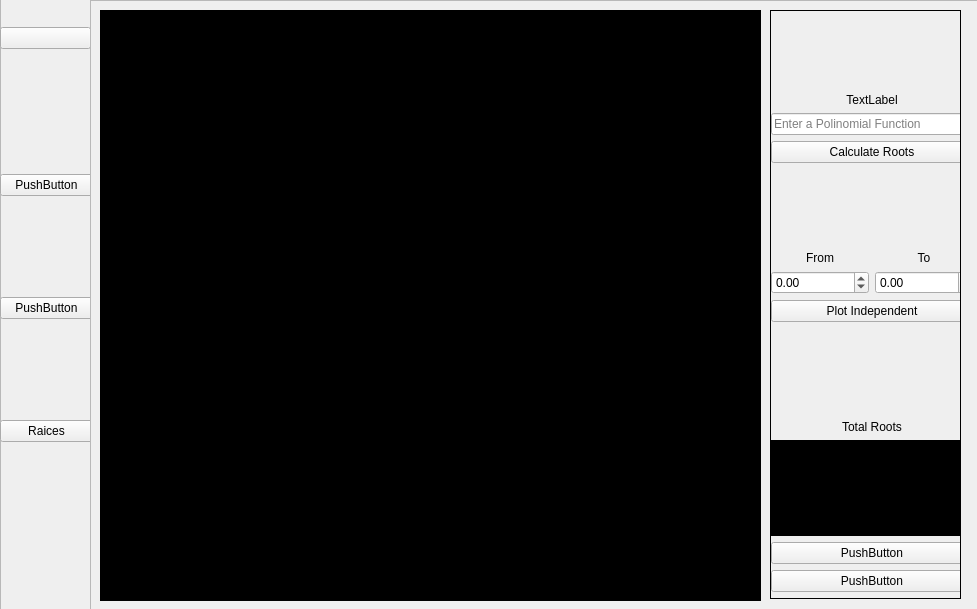
<?xml version="1.0" encoding="UTF-8"?>
<ui version="4.0">
 <class>MainWindow</class>
 <widget class="QMainWindow" name="MainWindow">
  <property name="geometry">
   <rect>
    <x>0</x>
    <y>0</y>
    <width>977</width>
    <height>609</height>
   </rect>
  </property>
  <property name="windowTitle">
   <string>MainWindow</string>
  </property>
  <property name="iconSize">
   <size>
    <width>30</width>
    <height>30</height>
   </size>
  </property>
  <widget class="QWidget" name="centralwidget">
   <widget class="QFrame" name="menuIzquierdo">
    <property name="geometry">
     <rect>
      <x>0</x>
      <y>-1</y>
      <width>91</width>
      <height>611</height>
     </rect>
    </property>
    <property name="frameShape">
     <enum>QFrame::StyledPanel</enum>
    </property>
    <property name="frameShadow">
     <enum>QFrame::Raised</enum>
    </property>
    <widget class="QWidget" name="verticalLayoutWidget">
     <property name="geometry">
      <rect>
       <x>0</x>
       <y>80</y>
       <width>93</width>
       <height>461</height>
      </rect>
     </property>
     <layout class="QVBoxLayout" name="verticalLayout">
      <item>
       <widget class="QPushButton" name="pushButton_3">
        <property name="text">
         <string>PushButton</string>
        </property>
       </widget>
      </item>
      <item>
       <widget class="QPushButton" name="pushButton_6">
        <property name="text">
         <string>PushButton</string>
        </property>
       </widget>
      </item>
      <item>
       <widget class="QPushButton" name="btn_raices">
        <property name="text">
         <string>Raices</string>
        </property>
        <property name="icon">
         <iconset theme="labplot-xy-fourier-transform-curve"/>
        </property>
        <property name="iconSize">
         <size>
          <width>25</width>
          <height>25</height>
         </size>
        </property>
       </widget>
      </item>
     </layout>
    </widget>
    <widget class="QWidget" name="verticalLayoutWidget_2">
     <property name="geometry">
      <rect>
       <x>0</x>
       <y>-1</y>
       <width>91</width>
       <height>81</height>
      </rect>
     </property>
     <layout class="QVBoxLayout" name="verticalLayout_2">
      <item>
       <widget class="QPushButton" name="btn_atras">
        <property name="text">
         <string/>
        </property>
        <property name="icon">
         <iconset theme="draw-arrow-back">
          <normaloff>../../</normaloff>../../</iconset>
        </property>
        <property name="iconSize">
         <size>
          <width>50</width>
          <height>50</height>
         </size>
        </property>
       </widget>
      </item>
     </layout>
    </widget>
   </widget>
   <widget class="QFrame" name="frm_contenido">
    <property name="geometry">
     <rect>
      <x>90</x>
      <y>0</y>
      <width>891</width>
      <height>611</height>
     </rect>
    </property>
    <property name="frameShape">
     <enum>QFrame::StyledPanel</enum>
    </property>
    <property name="frameShadow">
     <enum>QFrame::Raised</enum>
    </property>
    <widget class="QStackedWidget" name="stackedWidget">
     <property name="geometry">
      <rect>
       <x>10</x>
       <y>10</y>
       <width>661</width>
       <height>591</height>
      </rect>
     </property>
     <property name="styleSheet">
      <string notr="true">background-color: rgb(0, 0, 0);</string>
     </property>
     <widget class="QWidget" name="stk_page_0"/>
     <widget class="QWidget" name="stk_polMet" native="true">
      <widget class="QWidget" name="horizontalLayoutWidget">
       <property name="geometry">
        <rect>
         <x>230</x>
         <y>220</y>
         <width>340</width>
         <height>80</height>
        </rect>
       </property>
       <layout class="QHBoxLayout" name="horizontalLayout">
        <item>
         <widget class="QPushButton" name="btn_polHorner">
          <property name="text">
           <string>Horner/WFLS</string>
          </property>
         </widget>
        </item>
        <item>
         <widget class="QPushButton" name="btn_binSearch">
          <property name="text">
           <string>Binary search</string>
          </property>
         </widget>
        </item>
        <item>
         <widget class="QPushButton" name="btn_false">
          <property name="text">
           <string>False position</string>
          </property>
         </widget>
        </item>
       </layout>
      </widget>
     </widget>
    </widget>
    <widget class="QStackedWidget" name="stk_polComp_2">
     <property name="geometry">
      <rect>
       <x>680</x>
       <y>10</y>
       <width>191</width>
       <height>589</height>
      </rect>
     </property>
     <property name="frameShape">
      <enum>QFrame::Panel</enum>
     </property>
     <property name="currentIndex">
      <number>1</number>
     </property>
     <widget class="QWidget" name="page_2"/>
     <widget class="QWidget" name="pg_pol_2">
      <widget class="QWidget" name="gridLayoutWidget_3">
       <property name="geometry">
        <rect>
         <x>0</x>
         <y>0</y>
         <width>202</width>
         <height>581</height>
        </rect>
       </property>
       <layout class="QGridLayout" name="gridLayout_4">
        <property name="sizeConstraint">
         <enum>QLayout::SetMaximumSize</enum>
        </property>
        <item row="6" column="0">
         <widget class="QDoubleSpinBox" name="spn_from_2">
          <property name="minimum">
           <double>-10000.000000000000000</double>
          </property>
          <property name="maximum">
           <double>10000.000000000000000</double>
          </property>
         </widget>
        </item>
        <item row="14" column="0" colspan="2">
         <widget class="QPushButton" name="pushButton_15">
          <property name="text">
           <string>PushButton</string>
          </property>
         </widget>
        </item>
        <item row="6" column="1">
         <widget class="QDoubleSpinBox" name="spn_to_2">
          <property name="minimum">
           <double>-10000.000000000000000</double>
          </property>
          <property name="maximum">
           <double>10000.000000000000000</double>
          </property>
         </widget>
        </item>
        <item row="1" column="0" colspan="2">
         <widget class="QLineEdit" name="ln_exp_2">
          <property name="placeholderText">
           <string>Enter a Polinomial Function</string>
          </property>
         </widget>
        </item>
        <item row="10" column="0" colspan="2">
         <spacer name="horizontalSpacer_4">
          <property name="orientation">
           <enum>Qt::Horizontal</enum>
          </property>
          <property name="sizeHint" stdset="0">
           <size>
            <width>40</width>
            <height>10</height>
           </size>
          </property>
         </spacer>
        </item>
        <item row="4" column="0">
         <widget class="QLabel" name="label_13">
          <property name="text">
           <string>From</string>
          </property>
          <property name="alignment">
           <set>Qt::AlignBottom|Qt::AlignHCenter</set>
          </property>
         </widget>
        </item>
        <item row="11" column="0" colspan="2">
         <widget class="QLabel" name="label_14">
          <property name="text">
           <string>Total Roots</string>
          </property>
          <property name="alignment">
           <set>Qt::AlignBottom|Qt::AlignHCenter</set>
          </property>
         </widget>
        </item>
        <item row="13" column="0" colspan="2">
         <widget class="QPushButton" name="pushButton_14">
          <property name="text">
           <string>PushButton</string>
          </property>
         </widget>
        </item>
        <item row="4" column="1">
         <widget class="QLabel" name="label_15">
          <property name="text">
           <string>To</string>
          </property>
          <property name="alignment">
           <set>Qt::AlignBottom|Qt::AlignHCenter</set>
          </property>
         </widget>
        </item>
        <item row="0" column="0" colspan="2">
         <widget class="QLabel" name="label_16">
          <property name="layoutDirection">
           <enum>Qt::LeftToRight</enum>
          </property>
          <property name="autoFillBackground">
           <bool>false</bool>
          </property>
          <property name="text">
           <string>TextLabel</string>
          </property>
          <property name="alignment">
           <set>Qt::AlignBottom|Qt::AlignHCenter</set>
          </property>
         </widget>
        </item>
        <item row="9" column="0" colspan="2">
         <widget class="QPushButton" name="btn_plotInd">
          <property name="text">
           <string>Plot Independent</string>
          </property>
         </widget>
        </item>
        <item row="2" column="0" colspan="2">
         <widget class="QPushButton" name="btn_calcular_2">
          <property name="text">
           <string>Calculate Roots</string>
          </property>
         </widget>
        </item>
        <item row="12" column="0" colspan="2">
         <widget class="QLabel" name="label_5">
          <property name="font">
           <font>
            <pointsize>12</pointsize>
           </font>
          </property>
          <property name="styleSheet">
           <string notr="true">background-color: rgb(0, 0, 0);</string>
          </property>
          <property name="text">
           <string/>
          </property>
         </widget>
        </item>
       </layout>
      </widget>
     </widget>
    </widget>
   </widget>
  </widget>
 </widget>
 <resources/>
 <connections/>
</ui>
